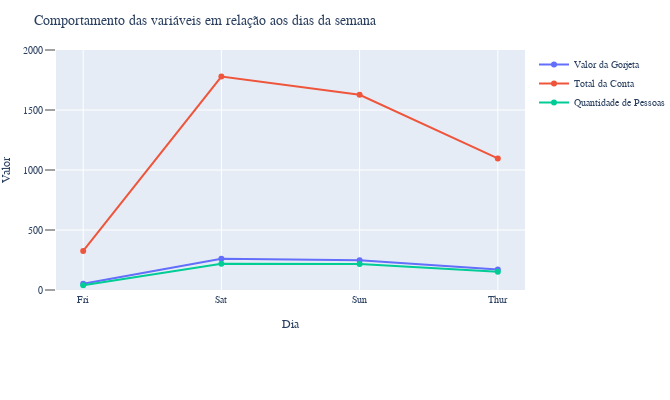

Notebook cell for this chart:
### Code cell
linha1 = go.Scatter(x=dfSoma.Dia, y=dfSoma["Valor da Gorjeta"],
                    mode='lines+markers',
                    name='Valor da Gorjeta')
linha2 = go.Scatter(x=dfSoma.Dia, y=dfSoma["Total da Conta"],
                    mode='lines+markers',
                    name='Total da Conta')
linha3 = go.Scatter(x=dfSoma.Dia, y=dfSoma["Quantidade de Pessoas"],
                    mode='lines+markers',
                    name='Quantidade de Pessoas')

linhas = [linha1, linha2, linha3]

layout = go.Layout(
            title="Comportamento das variáveis em relação aos dias da semana",
            autosize=False,
            font={"family": "Raleway", "size": 10},
            height=400,
            width=670,
            hovermode="closest",
            margin={
                "r": 0,
                "t": 50,
                "b": 110,
                "l": 40,
            },
            showlegend=True,
            xaxis={
                "autorange": True,
                "showline": True,
                "title": "Dia",
                "type": "category",
            },
            yaxis={
                "autorange": False,
                "mirror": False,
                "range": [0, 2000],
                "showgrid": True,
                "showline": True,
                "ticklen": 10,
                "ticks": "outside",
                "title": "Valor",
                "type": "linear",
                "zeroline": False,
                "zerolinewidth": 4,
            }
            )

fig = go.Figure(data=linhas, layout=layout) # Criando figura que será exibida
fig.show() # Exibindo figura/gráfico

### Figure 1 — Plotly figure (JSON) as saved in the notebook; plotly's stock layout.template omitted (floating-point values rounded to 4 significant figures)
{"data": [{"mode": "lines+markers", "name": "Valor da Gorjeta", "type": "scatter", "x": ["Fri", "Sat", "Sun", "Thur"], "y": [51.96, 260.4, 247.4, 171.8]}, {"mode": "lines+markers", "name": "Total da Conta", "type": "scatter", "x": ["Fri", "Sat", "Sun", "Thur"], "y": [325.9, 1778.0, 1627.0, 1096.0]}, {"mode": "lines+markers", "name": "Quantidade de Pessoas", "type": "scatter", "x": ["Fri", "Sat", "Sun", "Thur"], "y": [40, 219, 216, 152]}], "layout": {"autosize": false, "font": {"family": "Raleway", "size": 10}, "height": 400, "hovermode": "closest", "margin": {"b": 110, "l": 40, "r": 0, "t": 50}, "showlegend": true, "title": {"text": "Comportamento das variáveis em relação aos dias da semana"}, "width": 670, "xaxis": {"autorange": true, "range": [-0.1969, 3.197], "showline": true, "title": {"text": "Dia"}, "type": "category"}, "yaxis": {"autorange": false, "mirror": false, "range": [0, 2000], "showgrid": true, "showline": true, "ticklen": 10, "ticks": "outside", "title": {"text": "Valor"}, "type": "linear", "zeroline": false, "zerolinewidth": 4}}}
